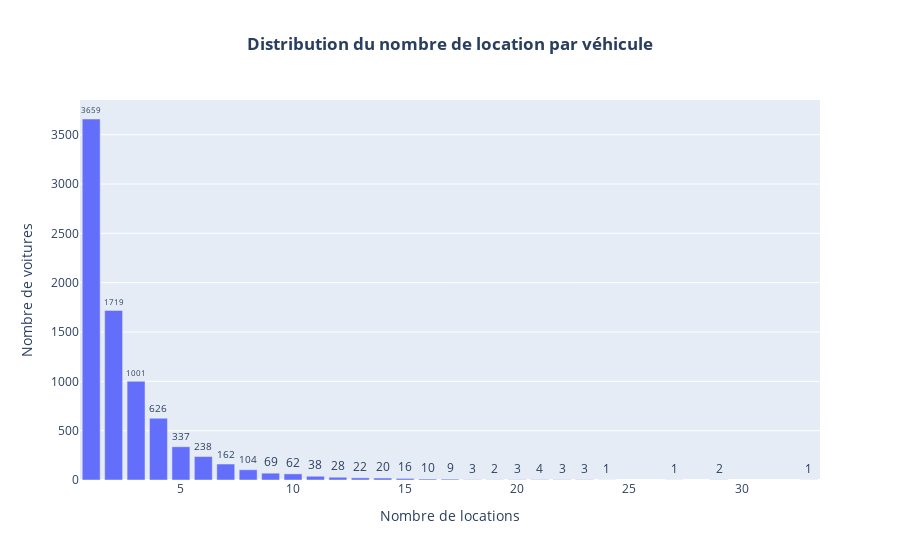
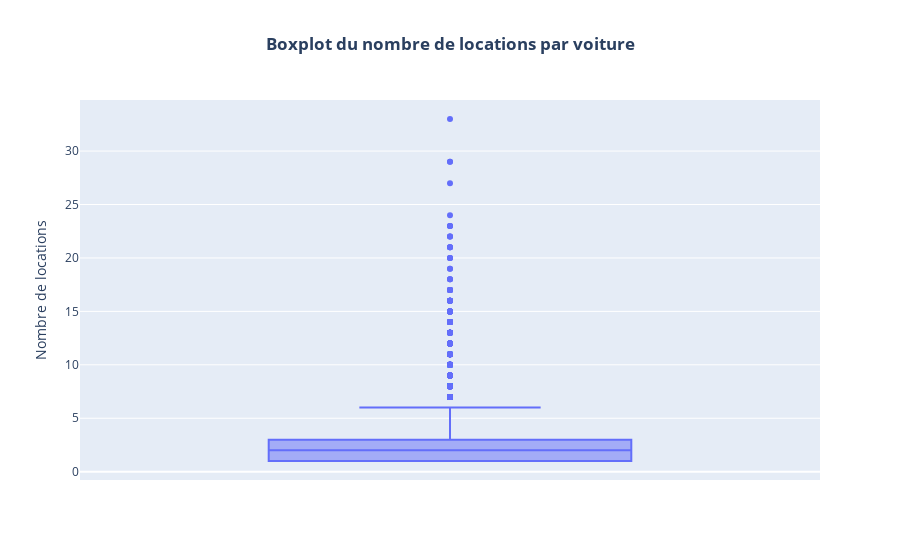

Source (notebook cell) for these figures, in order:
### Code cell
# Compute number of rentals per car
rentals_per_car = df.groupby("car_id")["rental_id"].count().reset_index()
rentals_per_car.columns = ["car_id", "nb_rentals"]

# Bar chart: Exact number of cars per rental count
rental_distribution = (
    rentals_per_car["nb_rentals"].value_counts().sort_index().reset_index()
)
rental_distribution.columns = ["nb_rentals", "nb_cars"]

fig = px.bar(
    rental_distribution,
    x="nb_rentals",
    y="nb_cars",
    text="nb_cars",
    title="<b>Distribution du nombre de location par véhicule</b>",
    labels={"nb_rentals": "Nombre de locations", "nb_cars": "Nombre de voitures"},
)
fig.update_traces(textposition="outside")
fig.update_layout(title_x=0.5)  # center the title
fig.show()

# Boxplot: Distribution with median and outliers
fig2 = px.box(
    rentals_per_car,
    y="nb_rentals",
    title="<b>Boxplot du nombre de locations par voiture</b>",
    labels={"nb_rentals": "Nombre de locations"},
)
fig2.update_layout(title_x=0.5)
fig2.show()

### Figure 1 — Plotly figure (JSON) as saved in the notebook; plotly's stock layout.template omitted (floating-point values rounded to 4 significant figures)
{"data": [{"alignmentgroup": "True", "hovertemplate": "Nombre de locations=%{x}<br>Nombre de voitures=%{text}<extra></extra>", "legendgroup": "", "marker": {"color": "#636efa", "pattern": {"shape": ""}}, "name": "", "offsetgroup": "", "orientation": "v", "showlegend": false, "text": [3659, 1719, 1001, 626, 337, 238, 162, 104, 69, 62, 38, 28, 22, 20, 16, 10, 9, 3, 2, 3, 4, 3, 3, 1, 1, 2, 1], "textposition": "outside", "type": "bar", "x": [1, 2, 3, 4, 5, 6, 7, 8, 9, 10, 11, 12, 13, 14, 15, 16, 17, 18, 19, 20, 21, 22, 23, 24, 27, 29, 33], "xaxis": "x", "y": [3659, 1719, 1001, 626, 337, 238, 162, 104, 69, 62, 38, 28, 22, 20, 16, 10, 9, 3, 2, 3, 4, 3, 3, 1, 1, 2, 1], "yaxis": "y"}], "layout": {"barmode": "relative", "legend": {"tracegroupgap": 0}, "title": {"text": "<b>Distribution du nombre de location par véhicule</b>", "x": 0.5}, "xaxis": {"anchor": "y", "domain": [0, 1], "title": {"text": "Nombre de locations"}}, "yaxis": {"anchor": "x", "domain": [0, 1], "title": {"text": "Nombre de voitures"}}}}

### Figure 2 — Plotly figure (JSON) as saved in the notebook; plotly's stock layout.template omitted (floating-point values rounded to 4 significant figures; data arrays with more than 128 entries replaced by an {"elided": "..."} marker saying what was removed)
{"data": [{"alignmentgroup": "True", "hovertemplate": "Nombre de locations=%{y}<extra></extra>", "legendgroup": "", "marker": {"color": "#636efa"}, "name": "", "notched": false, "offsetgroup": "", "orientation": "v", "showlegend": false, "type": "box", "x0": " ", "xaxis": "x", "y": {"elided": "8143 int values"}, "y0": " ", "yaxis": "y"}], "layout": {"boxmode": "group", "legend": {"tracegroupgap": 0}, "title": {"text": "<b>Boxplot du nombre de locations par voiture</b>", "x": 0.5}, "xaxis": {"anchor": "y", "domain": [0, 1]}, "yaxis": {"anchor": "x", "domain": [0, 1], "title": {"text": "Nombre de locations"}}}}
